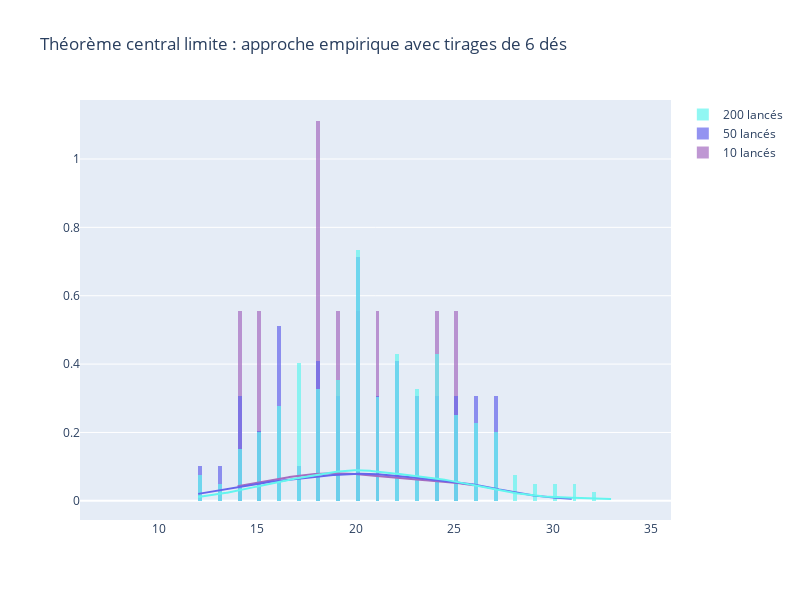

The notebook cell this image was saved under:
### Code cell
group_labels = ['10 lancers', '50 lancers', '200 lancers']
colors = ['#A56CC1', '#6666EC', '#63F5EF']

fig = ff.create_distplot(des6_data, group_labels, colors=colors,
                         bin_size=.2, show_rug=False)

# Mise en forme de la figure
fig.update_layout(title_text='Théorème central limite : approche empirique avec tirages de 6 dés', 
                  width=800, 
                  height=600)
fig.update_xaxes(range=[6, 36])
fig.show()

### Figure 1 — Plotly figure (JSON) as saved in the notebook; plotly's stock layout.template omitted (floating-point values rounded to 4 significant figures; data arrays with more than 128 entries replaced by an {"elided": "..."} marker saying what was removed)
{"data": [{"autobinx": false, "histnorm": "probability density", "legendgroup": "10 lancés", "marker": {"color": "#A56CC1"}, "name": "10 lancés", "opacity": 0.7, "type": "histogram", "x": [25, 24, 14, 15, 21, 18, 18, 26, 19, 20], "xaxis": "x", "xbins": {"end": 26, "size": 0.2, "start": 14}, "yaxis": "y"}, {"autobinx": false, "histnorm": "probability density", "legendgroup": "50 lancés", "marker": {"color": "#6666EC"}, "name": "50 lancés", "opacity": 0.7, "type": "histogram", "x": [25, 24, 14, 15, 21, 18, 18, 26, 19, 20, 23, 17, 16, 20, 14, 23, 24, 20, 26, 31, 27, 20, 15, 25, 22, 24, 25, 20, 19, 22, 26, 16, 27, 21, 22, 16, 21, 13, 18, 12, 20, 23, 27, 22, 16, 14, 18, 16, 19, 20], "xaxis": "x", "xbins": {"end": 31, "size": 0.2, "start": 12}, "yaxis": "y"}, {"autobinx": false, "histnorm": "probability density", "legendgroup": "200 lancés", "marker": {"color": "#63F5EF"}, "name": "200 lancés", "opacity": 0.7, "type": "histogram", "x": {"elided": "200 int values"}, "xaxis": "x", "xbins": {"end": 33, "size": 0.2, "start": 12}, "yaxis": "y"}, {"legendgroup": "10 lancés", "marker": {"color": "#A56CC1"}, "mode": "lines", "name": "10 lancés", "showlegend": false, "type": "scatter", "x": {"elided": "500 float values"}, "xaxis": "x", "y": {"elided": "500 float values"}, "yaxis": "y"}, {"legendgroup": "50 lancés", "marker": {"color": "#6666EC"}, "mode": "lines", "name": "50 lancés", "showlegend": false, "type": "scatter", "x": {"elided": "500 float values"}, "xaxis": "x", "y": {"elided": "500 float values"}, "yaxis": "y"}, {"legendgroup": "200 lancés", "marker": {"color": "#63F5EF"}, "mode": "lines", "name": "200 lancés", "showlegend": false, "type": "scatter", "x": {"elided": "500 float values"}, "xaxis": "x", "y": {"elided": "500 float values"}, "yaxis": "y"}], "layout": {"barmode": "overlay", "height": 600, "hovermode": "closest", "legend": {"traceorder": "reversed"}, "title": {"text": "Théorème central limite : approche empirique avec tirages de 6 dés"}, "width": 800, "xaxis": {"anchor": "y2", "domain": [0, 1], "range": [6, 36], "zeroline": false}, "yaxis": {"anchor": "free", "domain": [0, 1], "position": 0}}}
